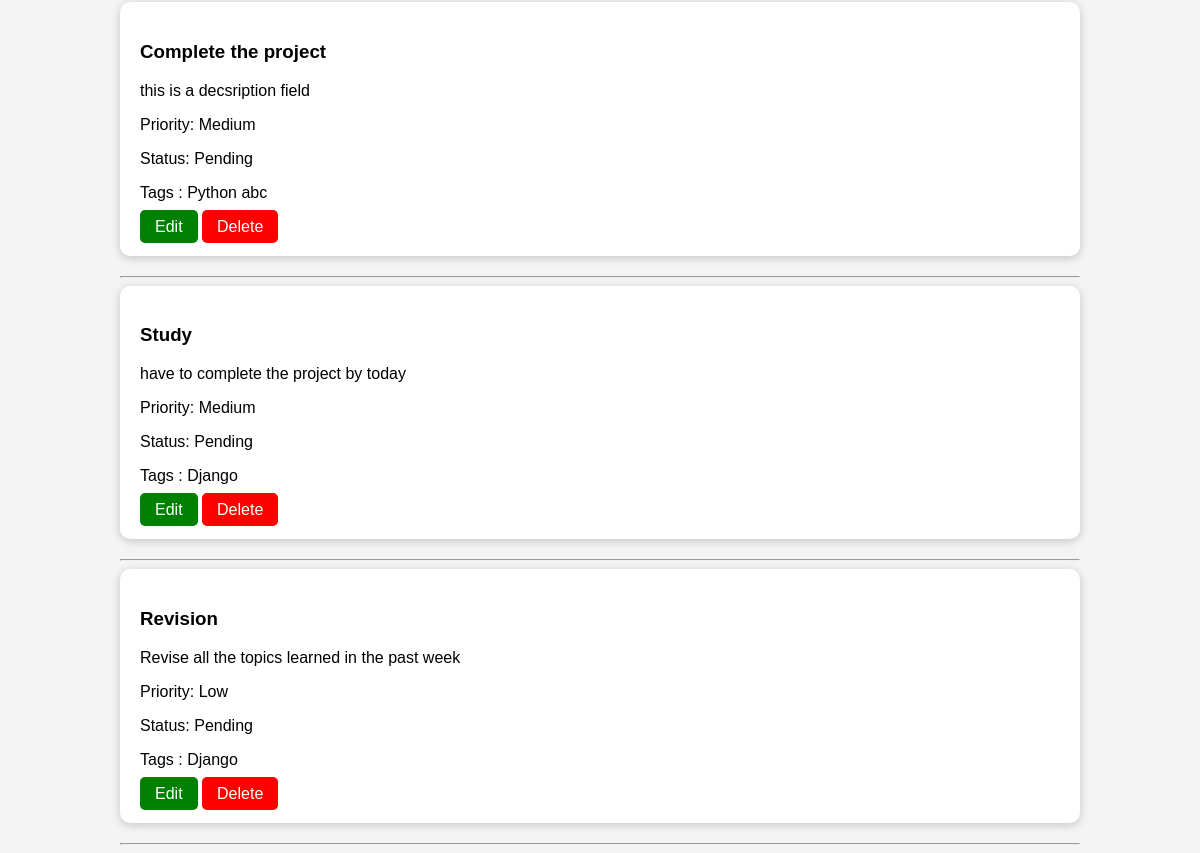
Page /tasks/ (signed in, lower part) on the earlier database version.
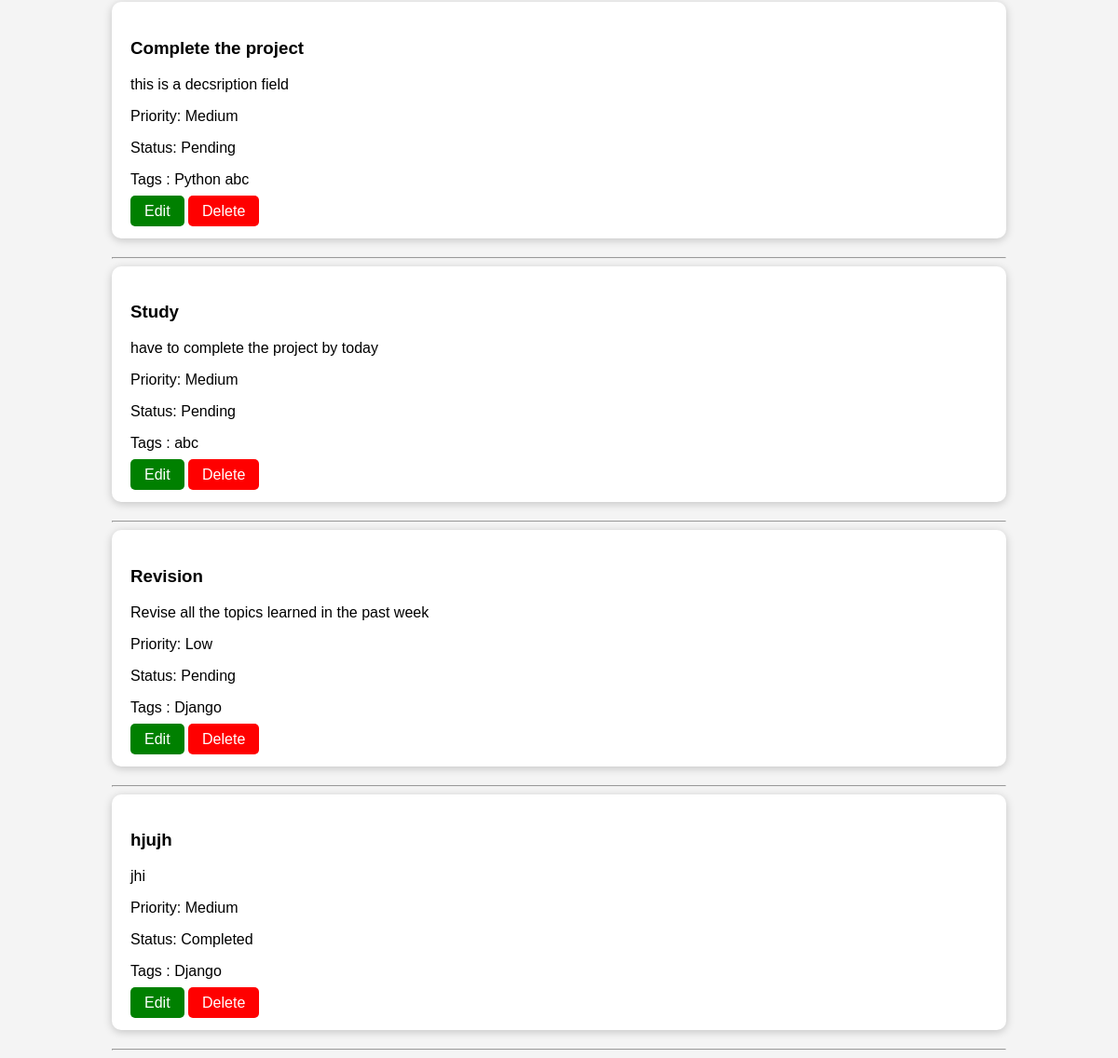
Same page on the later database version.
### tasks/models.py (models this page shows, shortened)
class Task(models.Model):
      PRIORITY_CHOICES = [
        ("Low", "Low"),
        ("Medium", "Medium"),
        ("High", "High"),
    ]
      STATUS_CHOICES = [
        ("Pending", "Pending"),
        ("Completed", "Completed"),
    ]
      user = models.ForeignKey(User,on_delete=models.CASCADE)
      title = models.CharField(max_length=200)
      description = models.TextField()
      due_date = models.DateField()
      priority = models.CharField(max_length=20, choices=PRIORITY_CHOICES,default="Medium")
      status = models.CharField(
    max_length=20,
    choices=STATUS_CHOICES,
    default="Pending")
      category = models.ForeignKey(
        Category,
        on_delete=models.CASCADE
    )
      tags = models.ManyToManyField(Tag)
      create_at = models.DateTimeField(auto_now_add=True)

class Tag(models.Model):
    name= models.CharField(max_length=50)

### tasks/views.py (the view)
# urls.py: path("",views.task_list,name="task_list"),
@login_required
def task_list(request):
    search=request.GET.get("search")
    status =request.GET.get("status")
    priority=request.GET.get("priority")
    category = request.GET.get("category")
    tasks= Task.objects.filter(user=request.user)
    if search:
        tasks=tasks.filter(title__icontains=search)
    if status:
        tasks=tasks.filter(status=status)
    if priority:
        tasks = tasks.filter(priority=priority)
    if category:
        tasks = tasks.filter(category_id=category)
    categories= Category.objects.all()
    return render(request,"tasks/task_list.html",{"tasks":tasks,"categories":categories})

### tasks/templates/tasks/task_list.html (shortened to what this page needs)
{% extends 'base.html' %}
{% block content %}
{% for task in tasks %}
<div class="card">
<h3>{{ task.title }}</h3>
<p> {{ task.description }}</p>
<p>Priority: {{ task.priority }}</p>
<p>Status: {{ task.status }}</p>
<p>
    Tags :{% for tag in task.tags.all %}
    {{ tag.name }}
    {% endfor %}
</p>
<a href="{%url 'edit_task' task.id%}">Edit</a>
<a href="{%url 'delete_task' task.id%}">Delete</a></div>
<hr>
{% empty %}
<p>No tasks found.</p>
{% endfor %}
{% endblock %}

### templates/base.html (shortened to what this page needs)
{% load static %}
<!DOCTYPE html>
<html><head>
    <link rel="stylesheet" href="{% static 'css/style.css' %}">
</head>
<body>
    <div class="container">
    {% block content %}
    {% endblock %}
    </div>
</body>
</html>

### student_task_manager/static/css/style.css (style rules this page uses)
body { margin:0; font-family:Arial, Helvetica, sans-serif; background:#f4f4f4; }
.container { width:80%; margin:auto; margin-top:30px; }
.card { background:white; padding:20px; margin-bottom:20px; border-radius:10px; box-shadow:0px 2px 10px rgba(0,0,0,.2); }
.card a { text-decoration:none; padding:8px 15px; border-radius:5px; color:white; }
.card a:first-of-type { background:green; }
.card a:last-of-type { background:red; }

Differences in the rows shown:
changed Task "Study": gains Tag (name "abc"); loses Tag (name "Django")
added Task: title "hjujh", description "jhi", priority "Medium", status "Completed", Tag (name "Django")
